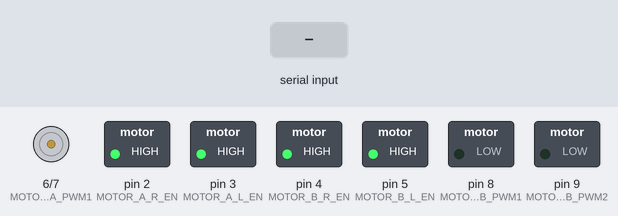
This program was run on a simulated Arduino Mega 2560, built with avr-gcc and run on an emulated ATmega2560. On the bench: motor-driver pin pairs drawn as motors (green arrow = first pin HIGH = forward, orange = second pin HIGH = backward, longer = more drive), switched loads named in the program (green lamp = pin HIGH). The test bench sets the inputs (shaded band).

Above: at 1.2 s.
1.3 s: "1,90,45\n" received over Serial
At 2.5 s:
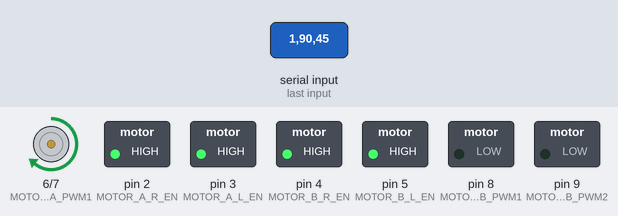
2.8 s: "90,45\n" received over Serial
At 3.6 s:
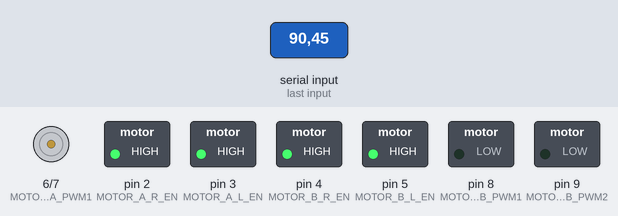
Timing chart, 0 to 5.8 s (numbered marks = the images above; inputs shaded):
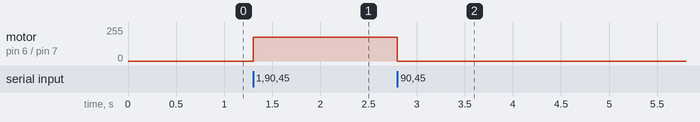

Measured:
- after the input at 1.3 s, motor on pin 6 (MOTOR_A_PWM1) / pin 7 (MOTOR_A_PWM2): stopped → forward 180/255 at once
- after the input at 2.8 s, motor on pin 6 (MOTOR_A_PWM1) / pin 7 (MOTOR_A_PWM2): forward 180/255 → stopped at once

The program:

main.cpp
```cpp
#include <Arduino.h>

#define MOTOR_A_R_EN 2
#define MOTOR_A_L_EN 3
#define MOTOR_B_R_EN 4
#define MOTOR_B_L_EN 5

#define MOTOR_A_PWM1 6
#define MOTOR_A_PWM2 7
#define MOTOR_B_PWM1 8
#define MOTOR_B_PWM2 9

int right_wheel_speed = 0;
int left_wheel_speed = 0;
float linear_x = 0.0;
float angular_z = 0.0;

void forward();
void backward();
void turn_right();
void turn_left();
void stop_motors();
void calc_wheel_speed();
void parseSerialData(String data);

void setup() {
    Serial.begin(115200);
    pinMode(MOTOR_A_R_EN, OUTPUT);
    pinMode(MOTOR_A_L_EN, OUTPUT);
    pinMode(MOTOR_B_R_EN, OUTPUT);
    pinMode(MOTOR_B_L_EN, OUTPUT);

    pinMode(MOTOR_A_PWM1, OUTPUT);
    pinMode(MOTOR_A_PWM2, OUTPUT);
    pinMode(MOTOR_B_PWM1, OUTPUT);
    pinMode(MOTOR_B_PWM2, OUTPUT);

    digitalWrite(MOTOR_A_R_EN, HIGH);
    digitalWrite(MOTOR_A_L_EN, HIGH);
    digitalWrite(MOTOR_B_R_EN, HIGH);
    digitalWrite(MOTOR_B_L_EN, HIGH);
}

void loop() {
    if (Serial.available() > 0) {
        String data = Serial.readStringUntil('\n');
        parseSerialData(data);
        calc_wheel_speed();

        if (linear_x > 0) {
            forward();
        } else if (linear_x < 0) {
            backward();
        } else {
            stop_motors();
        }

        if (angular_z > 0) {
            turn_right();
        } else if (angular_z < 0) {
            turn_left();
        }
    }
}

void parseSerialData(String data) {
    int linearStart = data.indexOf("LX:") + 3;
    int linearEnd = data.indexOf(",", linearStart);
    int angularStart = data.indexOf("AZ:") + 3;

    if (linearStart != -1 && linearEnd != -1 && angularStart != -1) {
        linear_x = data.substring(linearStart, linearEnd).toFloat();
        angular_z = data.substring(angularStart).toFloat();
    }
}

void calc_wheel_speed() {
    right_wheel_speed = linear_x + angular_z;
    left_wheel_speed = linear_x - angular_z;

    // Hızları sınırla (0 ile 255 arasında)
    right_wheel_speed = constrain(right_wheel_speed, -255, 255);
    left_wheel_speed = constrain(left_wheel_speed, -255, 255);
}


void forward() {
    // Araç ileri hareketi
    analogWrite(MOTOR_A_PWM1, right_wheel_speed);  // Sağ motoru ileri
    analogWrite(MOTOR_A_PWM2, 0);                        // Sağ motor geri
    analogWrite(MOTOR_B_PWM1, left_wheel_speed);   // Sol motoru ileri
    analogWrite(MOTOR_B_PWM2, 0);                        // Sol motor geri
}

void backward() {
    // Araç geri hareketi
    analogWrite(MOTOR_A_PWM1, 0);                        // Sağ motoru geri
    analogWrite(MOTOR_A_PWM2, -right_wheel_speed);  // Sağ motor ileri
    analogWrite(MOTOR_B_PWM1, 0);                        // Sol motoru geri
    analogWrite(MOTOR_B_PWM2, -left_wheel_speed);   // Sol motor ileri
}

void stop_motors() {
    // Motorları durdur
    analogWrite(MOTOR_A_PWM1, 0);
    analogWrite(MOTOR_A_PWM2, 0);
    analogWrite(MOTOR_B_PWM1, 0);
    analogWrite(MOTOR_B_PWM2, 0);
}

void turn_left() {
    // Sol dönme hareketi
    analogWrite(MOTOR_A_PWM1, 0);                        // Sağ motoru geri
    analogWrite(MOTOR_A_PWM2, -right_wheel_speed);  // Sağ motor ileri
    analogWrite(MOTOR_B_PWM1, left_wheel_speed);   // Sol motoru ileri
    analogWrite(MOTOR_B_PWM2, 0);                        // Sol motor geri
}

void turn_right() {
    // Sağ dönme hareketi
    analogWrite(MOTOR_A_PWM1, right_wheel_speed);  // Sağ motoru ileri
    analogWrite(MOTOR_A_PWM2, 0);                        // Sağ motor geri
    analogWrite(MOTOR_B_PWM1, 0);                        // Sol motoru geri
    analogWrite(MOTOR_B_PWM2, -left_wheel_speed);   // Sol motor ileri
}
```
